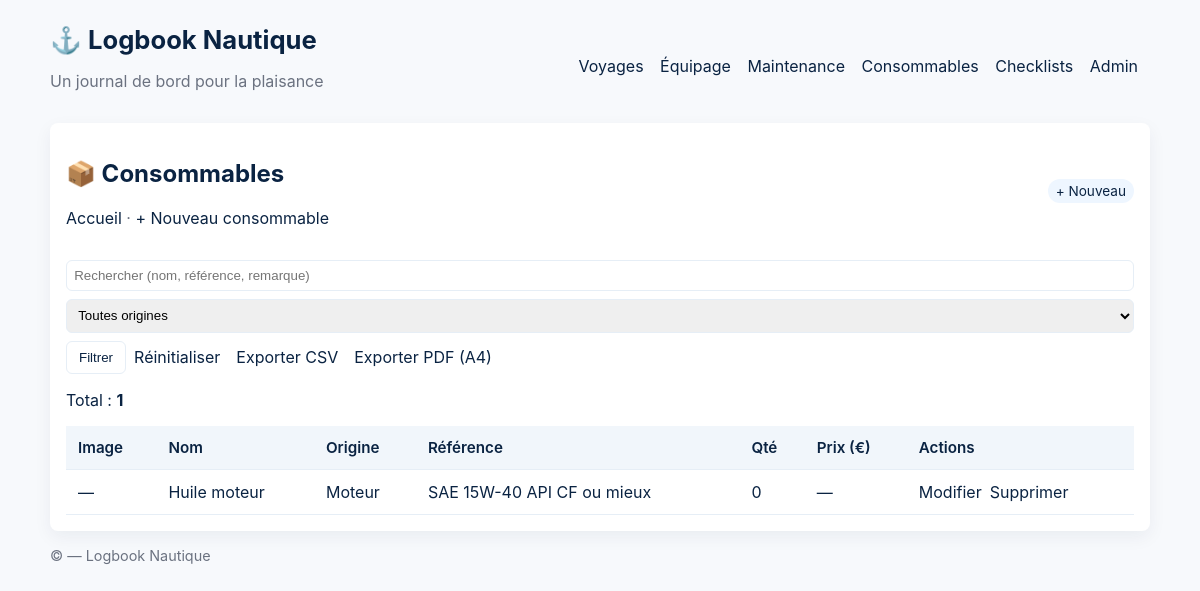
/consommables/, run on an earlier commit of the app's database.
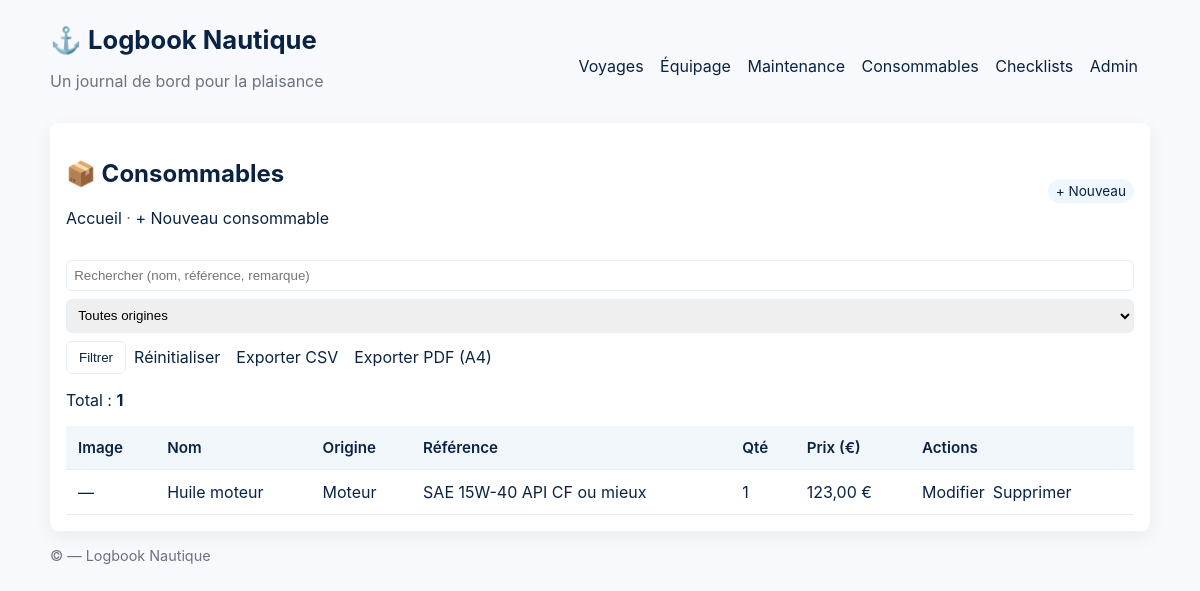
And on a later commit of the database.
### nautical/models.py (models this page shows, shortened)
class Consumable(models.Model):
    name = models.CharField("Nom du consommable", max_length=150)
    origin = models.CharField("Origine", max_length=20, choices=ConsumableOrigin.choices, default=ConsumableOrigin.DIVERS)
    reference = models.CharField("Référence", max_length=150, blank=True)
    image = models.FileField(
        "Image (jpg/jpeg/png) ou DNG",
        upload_to="consommables/",
        blank=True, null=True,
        validators=[FileExtensionValidator(allowed_extensions=["jpg", "jpeg", "png", "dng"])],
        help_text="Formats acceptés : jpg, jpeg, png, dng"
    )
    remark = models.TextField("Remarque", blank=True)
    quantity = models.PositiveIntegerField("Quantité", default=0)
    price_eur = models.DecimalField("Prix (€)", max_digits=9, decimal_places=2, null=True, blank=True)
    class Meta:
        ordering = ["name"]
        verbose_name = "Consommable"
        verbose_name_plural = "Consommables"
        constraints = [
            models.UniqueConstraint(fields=["name", "origin", "reference"], name="uniq_consumable_name_origin_ref")
        ]

### nautical/views.py (the view, shortened to what this page needs)
# urls.py: path('consommables/', views.ConsumableListView.as_view(), name='consumable_list'),
class ConsumableListView(ListView):
    model = Consumable
    template_name = "nautical/consumable_list.html"
    context_object_name = "consumables"
    paginate_by = 50  # ajuste si besoin
    def get_queryset(self):
        qs = Consumable.objects.all().order_by('name')
        q = (self.request.GET.get('q') or '').strip()
        origin = (self.request.GET.get('origin') or '').strip()
        if q:
            qs = qs.filter(
                Q(name__icontains=q) |
                Q(reference__icontains=q) |
                Q(remark__icontains=q)
            )
        if origin:
            qs = qs.filter(origin=origin)
        return qs
    def get_context_data(self, **kwargs):
        ctx = super().get_context_data(**kwargs)
        q = (self.request.GET.get('q') or '').strip()
        origin = (self.request.GET.get('origin') or '').strip()
        ctx['q'] = q
        ctx['origin_selected'] = origin
        ctx['origin_choices'] = Consumable._meta.get_field('origin').choices
        params = {}
        if q: params['q'] = q
        if origin: params['origin'] = origin
        ctx['querystring'] = urlencode(params)
        return ctx
    def get(self, request, *args, **kwargs):
        self.object_list = self.get_queryset()
        if request.GET.get('export') == 'csv':
            return self.export_csv(self.object_list)
        context = self.get_context_data()
        return self.render_to_response(context)

### templates/nautical/consumable_list.html (shortened to what this page needs)
{% extends 'base.html' %}
{% block content %}
  <div class="topbar">
    <div>
      <h2>📦 Consommables</h2>
      <p class="muted"><a href="/">Accueil</a> · <a href="/consommables/new/">+ Nouveau consommable</a></p>
    </div>
    <div>
      <a class="tag" href="/consommables/new/">+ Nouveau</a>
    </div>
  </div>
  <form class="filters controls" method="get">
    <input type="search" name="q" placeholder="Rechercher (nom, référence, remarque)" value="{{ q }}">
    <select name="origin">
      <option value="">Toutes origines</option>
    </select>
    <button type="submit">Filtrer</button>
    <a href="/consommables/">Réinitialiser</a>
    <a style="margin-left:8px" href="?{% if querystring %}{{ querystring }}&{% endif %}export=csv">Exporter CSV</a>
    <a style="margin-left:8px" href="/consommables/export/pdf/{% if querystring %}?{{ querystring }}{% endif %}">Exporter PDF (A4)</a>
  </form>
  <p>Total : <strong>{{ page_obj.paginator.count }}</strong></p>
  <div style="overflow:auto">
    <table>
      <thead>
        <tr><th>Image</th><th>Nom</th><th>Origine</th><th>Référence</th><th>Qté</th><th>Prix (€)</th><th>Actions</th></tr>
      </thead>
      <tbody>
        {% for c in consumables %}
          <tr>
            <td>
              {% if c.image %}
                {% with name=c.image.name|lower %}
                  {% if name|slice:"-4:" == ".jpg" or name|slice:"-5:" == ".jpeg" or name|slice:"-4:" == ".png" %}
                    <img class="thumb" src="{{ c.image.url }}" alt="{{ c.name }}">
                  {% else %}
                    <a href="{{ c.image.url }}">Télécharger</a>
                  {% endif %}
                {% endwith %}
              {% else %}—{% endif %}
            </td>
            <td>{{ c.name }}</td>
            <td>{{ c.get_origin_display }}</td>
            <td>{{ c.reference }}</td>
            <td>{{ c.quantity }}</td>
            <td>{% if c.price_eur %}{{ c.price_eur|floatformat:2 }} €{% else %}—{% endif %}</td>
            <td>
              <div class="table-actions">
                <a href="{% url 'consumable_edit' c.pk %}">Modifier</a>
                <a href="{% url 'consumable_delete' c.pk %}">Supprimer</a>
              </div>
            </td>
          </tr>
        {% empty %}
          <tr><td colspan="7">Aucun consommable.</td></tr>
        {% endfor %}
      </tbody>
    </table>
  </div>
{% endblock %}

### templates/base.html (shortened to what this page needs)
<!doctype html>
<html lang="fr">
<head>
  <link rel="stylesheet" href="/static/base.css">
</head>
<body>
  <div class="container">
    <header class="topbar">
      <div>
        <h1><a href="/">⚓ Logbook Nautique</a></h1>
        <p class="muted">Un journal de bord pour la plaisance</p>
      </div>
      <nav>
        <a href="/voyages/">Voyages</a>
        <a href="/equipage/">Équipage</a>
        <a href="/maintenance/">Maintenance</a>
        <a href="/consommables/">Consommables</a>
        <a href="/checklists/">Checklists</a>
        <a href="/admin/">Admin</a>
      </nav>
    </header>
    <main class="card">
      {% block content %}{% endblock %}
    </main>
    <footer style="margin-top:1rem;color:var(--muted);font-size:0.9rem">
      &copy; {{ year }} — Logbook Nautique
    </footer>
  </div>
</body>
</html>

### static/base.css (style rules this page uses)
:root { --bg: #f7f9fc; --card: #ffffff; --muted: #6b7280; --accent: #0a2342; --border: #e6eef6; --radius: 8px; }
* { box-sizing:border-box }
body { font-family:Inter,system-ui,-apple-system,Segoe UI,Roboto,'Helvetica Neue',Arial,sans-serif;margin:1.5rem;background:var(--bg);color:var(--accent); }
h1 { margin:0 0 0.5rem 0;font-size:1.6rem }
nav a { margin-right:.75rem;color:var(--accent) }
.container { max-width:1100px;margin:0 auto }
main.card { background:var(--card);padding:1rem;border-radius:var(--radius);box-shadow:0 6px 18px rgba(10,35,66,0.06); }
table { border-collapse:separate;border-spacing:0;width:100% }
th,td { padding:.75rem;border-bottom:1px solid var(--border);text-align:left }
th { background:#f1f6fb;font-weight:600;font-size:0.95rem }
a { text-decoration:none;color:var(--accent) }
button { padding:.5rem .75rem;border-radius:6px;border:1px solid var(--border);background:#fff;color:var(--accent);cursor:pointer }
input,select,textarea { width:100%;max-width:100%;padding:.45rem;border:1px solid var(--border);border-radius:6px }
.muted { color:var(--muted) }
.controls { display:flex;gap:8px;align-items:center;flex-wrap:wrap }
.filters { display:flex;gap:8px;align-items:center;margin:.75rem 0 }
.topbar { display:flex;justify-content:space-between;align-items:center;margin-bottom:1rem }
.tag { display:inline-block;background:#eef6ff;color:var(--accent);padding:.25rem .5rem;border-radius:999px;font-size:0.85rem }
.table-actions { display:flex;gap:8px }

### templates/nautical/consumable_list.html (style rules this page uses)
.filters { display:flex; gap:8px; align-items:center; margin:.75rem 0; }

### templates/base.html (style rules this page uses)
.muted { color:var(--muted) }

What changed in the data, as far as the page shows it:
changed Consumable "Huile moteur": quantity "0" → "1"; price_eur (not shown) → "123,00"; price_eur "—" → "€"
